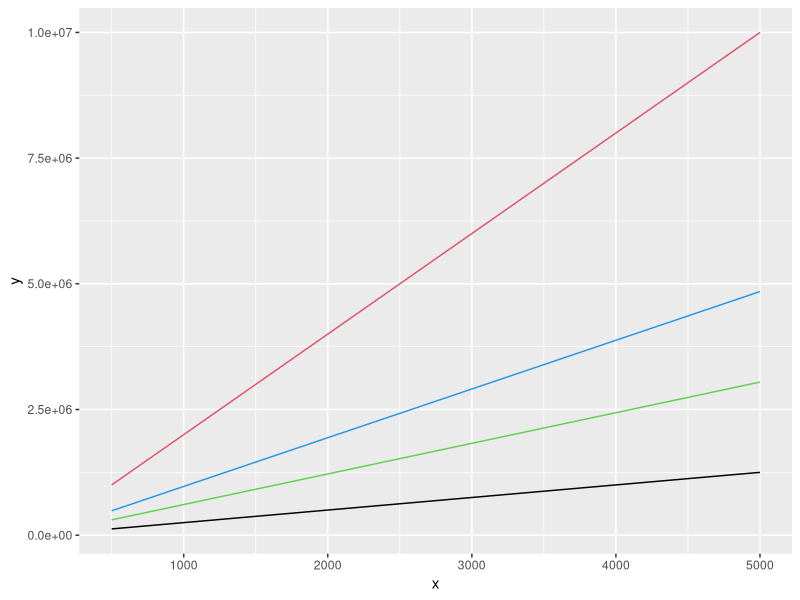
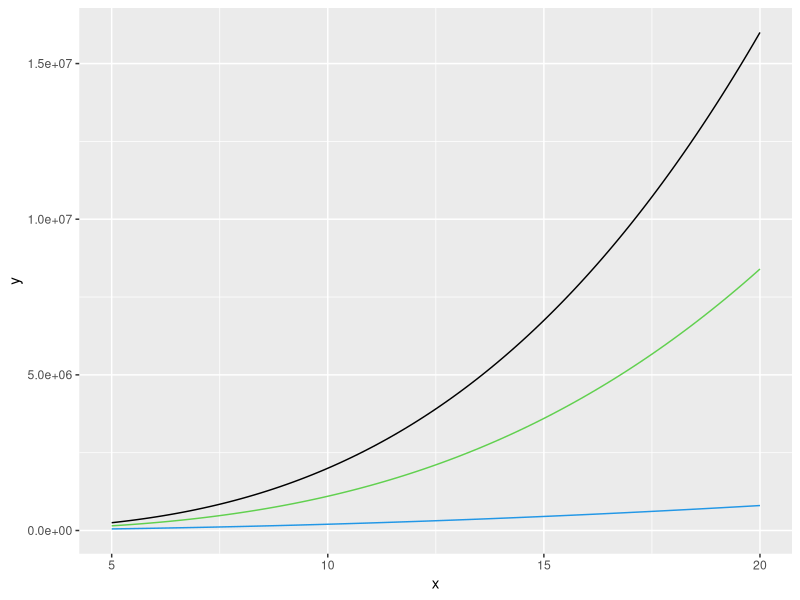
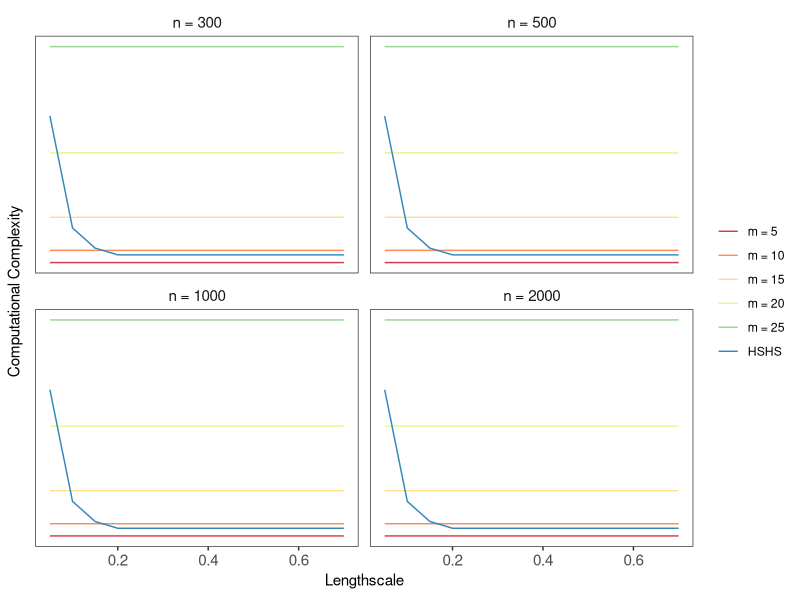
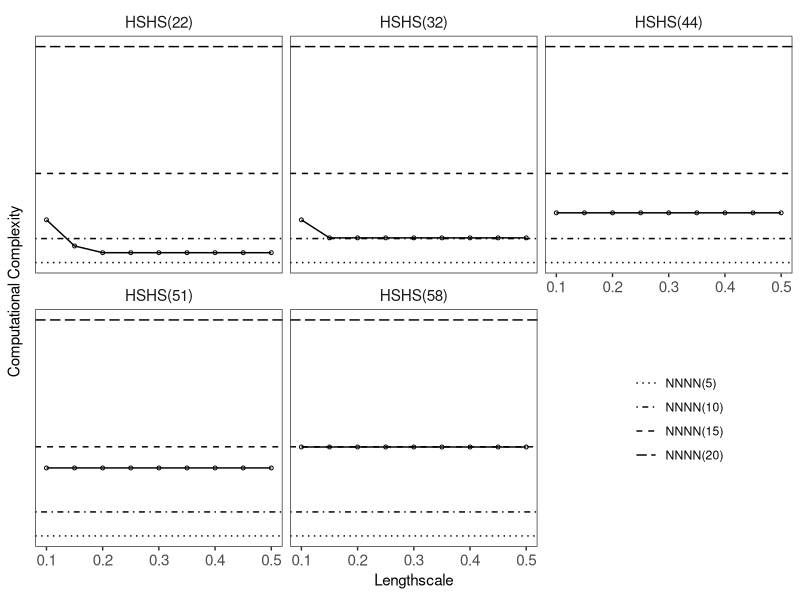
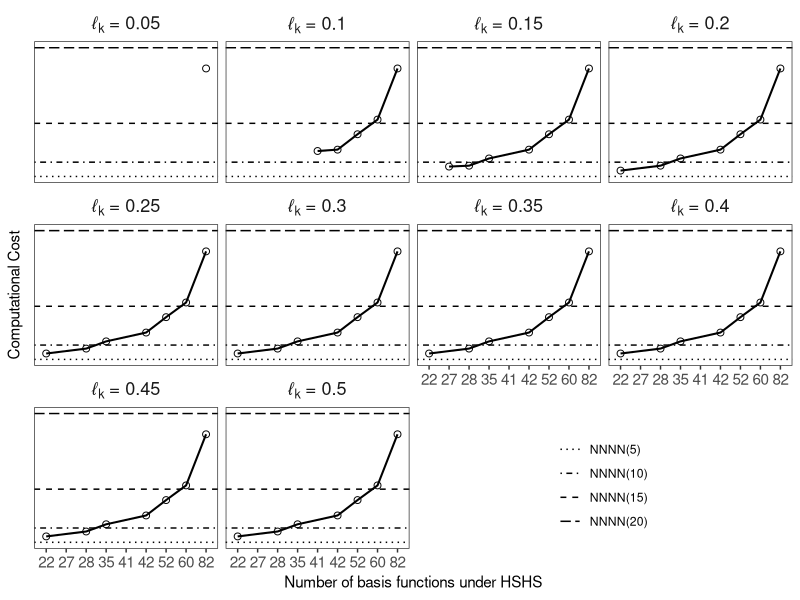
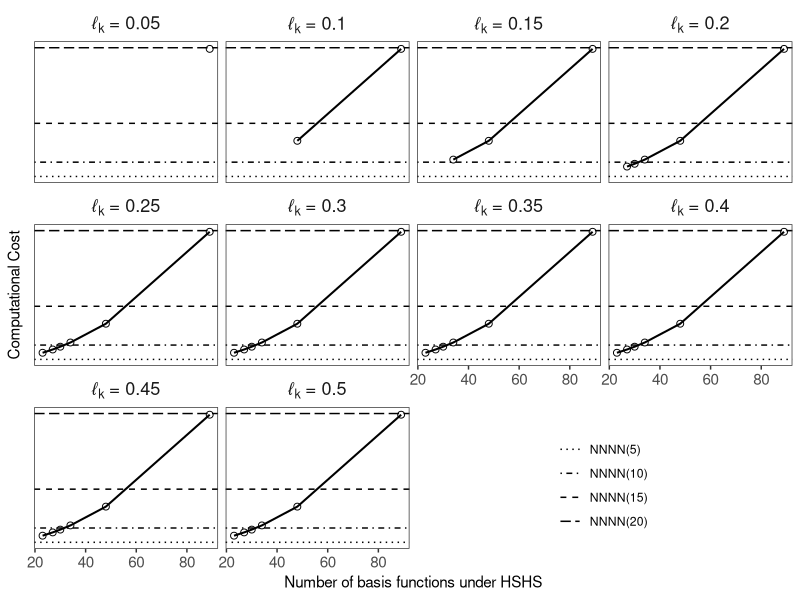

The R source for these figures, in order:
rm(list =ls())
library(tidyverse)
## Computational Complexity
FullComputationalComplexity <- function(n) {
  2*n^3
}

NNNNComputationalComplexity <- function(n,m) {
  2*n*m^3
}

NNHSComputationalComplexity <- function(n,m,m1,m2) {
  n*m^3 + (n+1)*(m1*m2)
}

HSHSComputationalComplexity <- function(n,m1,m2) {
  2*(n+1)*(m1*m2) + n
}

set.seed(1492)
ggplot(data.frame(x = seq(500,5000,l=10)), aes(x = x)) +
  geom_function(fun = NNNNComputationalComplexity, args = list(m = 5), col = 1) +
  geom_function(fun = NNNNComputationalComplexity, args = list(m = 10), col = 2) +
  geom_function(fun = NNHSComputationalComplexity, args = list(m = 5, m1 = 22, m2 = 22), col = 3) +
  geom_function(fun = HSHSComputationalComplexity, args = list(m1 = 22, m2 = 22), col = 4) 



ggplot(data.frame(x = seq(5,20,5)), aes(x = x)) +
  geom_function(fun = function(m,n) { 2*n*m^3}, 
                args = list(n = 1000), col = 1) +
  geom_function(fun = function(m,n) {n*m^3 + (n+1)*(m*m)}, 
                args = list(n = 1000), col = 3) +
  geom_function(fun = function(m,n) {2*(n+1)*(m*m) + n}, 
                args = list(n = 1000), col = 4)


NNNNComputationalComplexity(n = 50, m = 15) / HSHSComputationalComplexity(n = 50, m1 = 42, m2 = 42)

NNNNComputationalComplexity(n = 500, m = 5) / HSHSComputationalComplexity(n = 500, m1 = 53, m2 = 23)


vector_lscale <- seq(0.05,0.7,l=14); vector_lscale
vector_c <- round(pmax(4.5*vector_lscale,1.5),2); vector_c
vector_m <- pmax(round(3.42*vector_c/vector_lscale,0),26); vector_m
library(tidyverse)
setup <- data.frame(lscale = vector_lscale, c = vector_c, m = vector_m)
xtable::xtable(setup)

setup <- setup %>%
  mutate(`m = 5_300` = NNNNComputationalComplexity(n = 300, m = 5)) %>%
  mutate(`m = 10_300` = NNNNComputationalComplexity(n = 300, m = 10)) %>%
  mutate(`m = 15_300` = NNNNComputationalComplexity(n = 300, m = 15)) %>%
  mutate(`m = 20_300` = NNNNComputationalComplexity(n = 300, m = 20)) %>%
  mutate(`m = 25_300` = NNNNComputationalComplexity(n = 300, m = 25)) %>%
  mutate(`HSHS_300` = HSHSComputationalComplexity(n = 300, m1 = m, m2 = m))

setup <- setup %>%
  mutate(`m = 5_500` = NNNNComputationalComplexity(n = 500, m = 5)) %>%
  mutate(`m = 10_500` = NNNNComputationalComplexity(n = 500, m = 10)) %>%
  mutate(`m = 15_500` = NNNNComputationalComplexity(n = 500, m = 15)) %>%
  mutate(`m = 20_500` = NNNNComputationalComplexity(n = 500, m = 20)) %>%
  mutate(`m = 25_500` = NNNNComputationalComplexity(n = 500, m = 25)) %>%
  mutate(`HSHS_500` = HSHSComputationalComplexity(n = 500, m1 = m, m2 = m))

setup <- setup %>%
  mutate(`m = 5_1000` = NNNNComputationalComplexity(n = 1000, m = 5)) %>%
  mutate(`m = 10_1000` = NNNNComputationalComplexity(n = 1000, m = 10)) %>%
  mutate(`m = 15_1000` = NNNNComputationalComplexity(n = 1000, m = 15)) %>%
  mutate(`m = 20_1000` = NNNNComputationalComplexity(n = 1000, m = 20)) %>%
  mutate(`m = 25_1000` = NNNNComputationalComplexity(n = 1000, m = 25)) %>%
  mutate(`HSHS_1000` = HSHSComputationalComplexity(n = 1000, m1 = m, m2 = m))

setup <- setup %>%
  mutate(`m = 5_2000` = NNNNComputationalComplexity(n = 2000, m = 5)) %>%
  mutate(`m = 10_2000` = NNNNComputationalComplexity(n = 2000, m = 10)) %>%
  mutate(`m = 15_2000` = NNNNComputationalComplexity(n = 2000, m = 15)) %>%
  mutate(`m = 20_2000` = NNNNComputationalComplexity(n = 2000, m = 20)) %>%
  mutate(`m = 25_2000` = NNNNComputationalComplexity(n = 2000, m = 25)) %>%
  mutate(`HSHS_2000` = HSHSComputationalComplexity(n = 2000, m1 = m, m2 = m))

setup <- setup %>% gather(Key,Value,-lscale,-c,-m)
setup <- setup %>% separate(Key, into = c("Method","n"), sep = "_")
table(setup$Method)

setup %>%
  mutate(n = recode(n, `300`=0, `500`=1, `1000`=2, `2000` =3)) %>%
  mutate(n = factor(n, labels = c("n = 300","n = 500","n = 1000","n = 2000"))) %>%
  mutate(Method = recode(Method, `m = 5`=1, `m = 10`=2, `m = 15` =3, `m = 20` = 4, `m = 25` = 5, `HSHS` = 6)) %>%
  mutate(Method = factor(Method, labels = c("m = 5","m = 10","m = 15", "m = 20", "m = 25", "HSHS"))) %>%
  ggplot(aes(x = lscale, y = Value)) + 
  geom_path(aes(col = Method), linewidth = 0.5, alpha = 2) +
  scale_colour_brewer(palette = "Spectral") +
  facet_wrap(~n, ncol = 2, scales = "free_y") +
  theme_bw() +
  xlab(bquote(Lengthscale)) +
  ylab(bquote(Computational~Complexity)) +
  theme(strip.background = element_blank(),
        strip.text = element_text(size = 11),
        panel.grid = element_blank(),
        legend.title = element_blank(),
        legend.position = "right",
        axis.text.y = element_blank(),
        axis.text.x = element_text(size = 11),
        axis.ticks.y = element_blank())
ggsave(filename = "Computational_Complexity_Plots.png", height = 6, width = 10)


##
vector_lscale <- seq(0.1,0.5,l=9); vector_lscale
vector_c <- round(pmax(4.5*vector_lscale,1.2),2); vector_c
round(3.42*vector_c/vector_lscale,0)
vector_m1 <- pmax(round(3.42*vector_c/vector_lscale,0),22); vector_m1
vector_m2 <- pmax(round(3.42*vector_c/vector_lscale,0),32); vector_m2
vector_m3 <- pmax(round(3.42*vector_c/vector_lscale,0),44); vector_m3
vector_m4 <- pmax(round(3.42*vector_c/vector_lscale,0),51); vector_m4
vector_m5 <- pmax(round(3.42*vector_c/vector_lscale,0),58); vector_m5
library(tidyverse)
setup <- data.frame(lscale = vector_lscale, c = vector_c, m1 = vector_m1, m2 = vector_m2, m3 = vector_m3, m4 = vector_m4, m5 = vector_m5)

xtable::xtable(setup)

setup <- setup %>%
  mutate(`HSHS(22)` = HSHSComputationalComplexity(n = 1000, m1 = m1, m2 = m1)) %>%
  mutate(`HSHS(32)` = HSHSComputationalComplexity(n = 1000, m1 = m2, m2 = m2)) %>%
  mutate(`HSHS(44)` = HSHSComputationalComplexity(n = 1000, m1 = m3, m2 = m3)) %>%
  mutate(`HSHS(51)` = HSHSComputationalComplexity(n = 1000, m1 = m4, m2 = m4)) %>%
  mutate(`HSHS(58)` = HSHSComputationalComplexity(n = 1000, m1 = m5, m2 = m5))

setup
setup <- setup %>% select(-c,-m1,-m2,-m3,-m4,-m5) %>% gather(Method,Value,-lscale)

table(setup$Method)

setup %>%
  mutate(Method = recode(Method, `HSHS(22)` = 1, `HSHS(32)` = 2, `HSHS(44)` = 3, `HSHS(51)` = 4, `HSHS(58)` = 5)) %>%
  mutate(Method = factor(Method, labels = c("HSHS(22)", "HSHS(32)","HSHS(44)","HSHS(51)","HSHS(58)"))) %>%
  ggplot(aes(x = lscale, y = Value)) + 
  geom_path(linewidth = 0.5, linetype = "solid") +
  geom_point(size = 1, shape = 1) +
  facet_wrap(~Method, ncol = 3) +
  scale_colour_brewer(palette = "Spectral") +
  geom_hline(aes(yintercept = NNNNComputationalComplexity(n = 1000, m = 5), linetype = "1")) +
  geom_hline(aes(yintercept = NNNNComputationalComplexity(n = 1000, m = 10), linetype = "2")) +
  geom_hline(aes(yintercept = NNNNComputationalComplexity(n = 1000, m = 15), linetype = "3")) +
  geom_hline(aes(yintercept = NNNNComputationalComplexity(n = 1000, m = 20), linetype = "4")) +
  scale_linetype_manual(values=c("dotted","dotdash","dashed","longdash"),
                        labels = c("NNNN(5)","NNNN(10)","NNNN(15)","NNNN(20)")) +
  theme_bw() +
  xlab(bquote(Lengthscale)) +
  ylab(bquote(Computational~Complexity)) +
  theme(strip.background = element_blank(),
        strip.text = element_text(size = 11),
        panel.grid = element_blank(),
        legend.title = element_blank(),
        legend.position = c(0.85,0.25),
        axis.text.y = element_blank(),
        axis.text.x = element_text(size = 11),
        axis.ticks.y = element_blank())
ggsave(filename = "Computational_Complexity_Plots.png", height = 5, width = 10)


###
## c = 1.5
vector_lscale <- seq(0.05,0.5,l=10); vector_lscale
vector_c <- round(pmax(4.5*vector_lscale,1.2),2); vector_c
round(3.42*vector_c/vector_lscale,0)
vector_m1 <- pmax(22,round(3.42*vector_c/vector_lscale,0)); vector_m1
vector_m2 <- pmax(28,round(3.42*vector_c/vector_lscale,0)); vector_m2
vector_m3 <- pmax(35,round(3.42*vector_c/vector_lscale,0)); vector_m3
vector_m4 <- pmax(42,round(3.42*vector_c/vector_lscale,0)); vector_m4
vector_m5 <- pmax(52,round(3.42*vector_c/vector_lscale,0)); vector_m5
vector_m6 <- pmax(60,round(3.42*vector_c/vector_lscale,0)); vector_m6
vector_m7 <- pmax(82,round(3.42*vector_c/vector_lscale,0)); vector_m7

#vector_m1 <- 22; vector_m1
#vector_m2 <- 26; vector_m2
#vector_m3 <- 32; vector_m3
#vector_m4 <- 44; vector_m4
#vector_m5 <- 51; vector_m5
#vector_m6 <- 58; vector_m6
library(tidyverse)
setup <- tibble(lscale = vector_lscale, c = vector_c, m1 = vector_m1, m2 = vector_m2, m3 = vector_m3, m4 = vector_m4, m5 = vector_m5, m6 = vector_m6, m7 = vector_m7)
setup <- setup %>% gather(x,m,-c,-lscale) %>% select(-x) %>% distinct()
setup
table(setup$m)

setup <- setup %>% mutate(cs = HSHSComputationalComplexity(n = 1000, m1 = m, m2 = m)) 
setup
setup <- setup %>% mutate(Method = "HSHS")
setup
setup %>% filter(lscale == 0.10)
setup %>%
  ggplot(aes(x = factor(m), y = cs)) + 
  geom_path(aes(group = 1), linewidth = 0.7) +
  geom_point(size = 2, shape = 1) +
  facet_wrap(~lscale, ncol = 4, labeller = label_bquote("\u2113"[k]~"="~.(lscale))) +
  geom_hline(aes(yintercept = NNNNComputationalComplexity(n = 1000, m = 5), linetype = "1"), linewidth = 0.5) +
  geom_hline(aes(yintercept = NNNNComputationalComplexity(n = 1000, m = 10), linetype = "2"), linewidth = 0.5) +
  geom_hline(aes(yintercept = NNNNComputationalComplexity(n = 1000, m = 15), linetype = "3"), linewidth = 0.5) +
  geom_hline(aes(yintercept = NNNNComputationalComplexity(n = 1000, m = 20), linetype = "4"), linewidth = 0.5) +
  scale_linetype_manual(values=c("dotted","dotdash","dashed","longdash"),
                        labels = c("NNNN(5)","NNNN(10)","NNNN(15)","NNNN(20)")) +
  theme_bw() +
  xlab(bquote(Number~of~basis~functions~under~HSHS)) +
  ylab(bquote(Computational~Cost)) +
  theme(strip.background = element_blank(),
        strip.text = element_text(size = 13),
        panel.grid = element_blank(),
        legend.title = element_blank(),
        legend.position = c(0.75,0.125),
        axis.text.y = element_blank(),
        axis.text.x = element_text(size = 11),
        axis.ticks.y = element_blank())
ggsave(filename = "Computational_Complexity_Plots.png", height = 7, width = 11)


## c = 1.30
vector_lscale <- seq(0.05,0.5,l=10); vector_lscale
round(4.5*vector_lscale,2)
vector_c <- pmax(1.30, round(4.5*vector_lscale,2)); vector_c
vector_c <- 1.2 + 2*vector_lscale; vector_c
cbind(vector_lscale, vector_c, round(3.42*vector_c/vector_lscale,0))
vector_m1 <- pmax(23,round(3.42*vector_c/vector_lscale,0)); vector_m1
vector_m2 <- pmax(27,round(3.42*vector_c/vector_lscale,0)); vector_m2
vector_m3 <- pmax(30,round(3.42*vector_c/vector_lscale,0)); vector_m3
vector_m4 <- pmax(34,round(3.42*vector_c/vector_lscale,0)); vector_m4
vector_m5 <- pmax(48,round(3.42*vector_c/vector_lscale,0)); vector_m5
vector_m6 <- pmax(89,round(3.42*vector_c/vector_lscale,0)); vector_m6

library(tidyverse)
setup <- tibble(lscale = vector_lscale, c = vector_c, m1 = vector_m1, m2 = vector_m2, m3 = vector_m3, m4 = vector_m4, m5 = vector_m5, m6 = vector_m6)
setup <- setup %>% gather(x,m,-c,-lscale) %>% select(-x) %>% distinct()
setup
table(setup$m)

setup <- setup %>% mutate(cs = HSHSComputationalComplexity(n = 1000, m1 = m, m2 = m)) 
setup
setup <- setup %>% mutate(Method = "HSHS")
setup
setup %>% filter(lscale == 0.10)
setup %>%
  ggplot(aes(x = m, y = cs)) + 
  geom_path(linewidth = 0.7) +
  geom_point(size = 2, shape = 1) +
  facet_wrap(~lscale, ncol = 4, labeller = label_bquote("\u2113"[k]~"="~.(lscale))) +
  geom_hline(aes(yintercept = NNNNComputationalComplexity(n = 1000, m = 5), linetype = "1"), linewidth = 0.5) +
  geom_hline(aes(yintercept = NNNNComputationalComplexity(n = 1000, m = 10), linetype = "2"), linewidth = 0.5) +
  geom_hline(aes(yintercept = NNNNComputationalComplexity(n = 1000, m = 15), linetype = "3"), linewidth = 0.5) +
  geom_hline(aes(yintercept = NNNNComputationalComplexity(n = 1000, m = 20), linetype = "4"), linewidth = 0.5) +
  scale_linetype_manual(values=c("dotted","dotdash","dashed","longdash"),
                        labels = c("NNNN(5)","NNNN(10)","NNNN(15)","NNNN(20)")) +
  theme_bw() +
  xlab(bquote(Number~of~basis~functions~under~HSHS)) +
  ylab(bquote(Computational~Cost)) +
  theme(strip.background = element_blank(),
        strip.text = element_text(size = 13),
        panel.grid = element_blank(),
        legend.title = element_blank(),
        legend.position = c(0.75,0.125),
        axis.text.y = element_blank(),
        axis.text.x = element_text(size = 11),
        axis.ticks.y = element_blank())
ggsave(filename = "Computational_Complexity_Plots.png", height = 7, width = 11)
